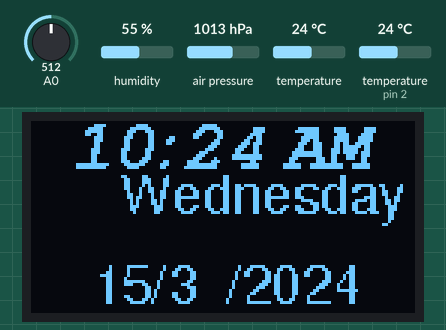
A sketch run on a simulated Arduino Uno, built with avr-gcc and run on an emulated ATmega328P. Parts: 128×64 one-colour display. Inputs (shaded band) come from the test bench; at power-on: humidity 55 %, air pressure 1013 hPa, temperature 24 °C, A0 = 512, temperature (sensor on pin 2) 24 °C. The local clock reads 2024-03-15 10:24:30 at power-on unless the sketch sets it.

Above: at 3.2 s.
3.3 s: humidity set to 22 %
At 13.6 s:
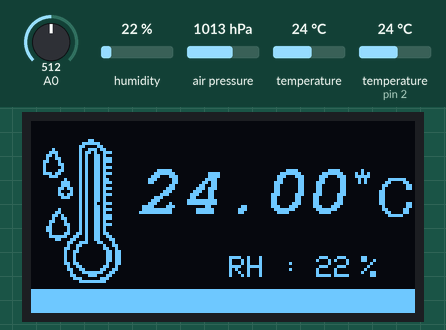
17.3 s: air pressure set to 952 hPa
At 27.7 s:
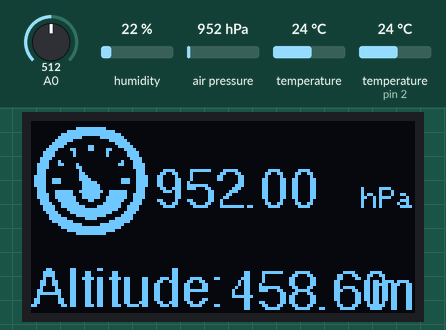
28.8 s: temperature (sensor 0) set to 12 °C
At 33.8 s:
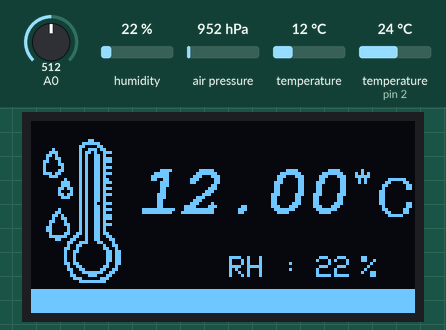
38.9 s: humidity set to 40 %
At 52.8 s:
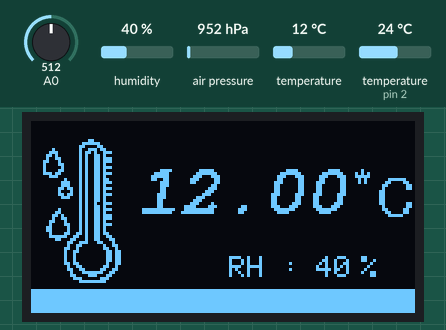
52.9 s: A0 set to 716
At 58.9 s:
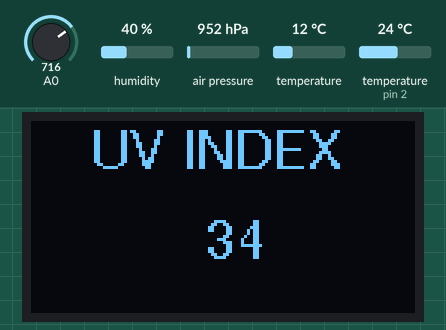
64.1 s: A0 set to 992
At 78.8 s:
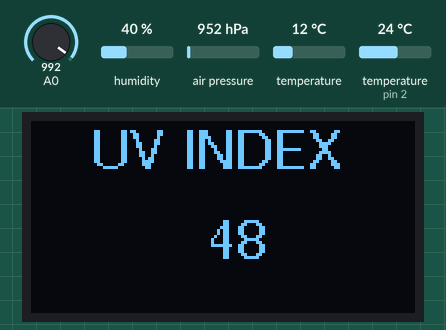
Timing chart, 0 to 79.1 s (numbered marks = the images above; inputs shaded):
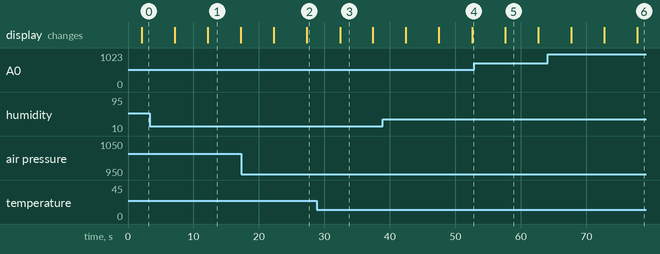

Measured:
- what the display in image 1 shows lasts 5.0 s, from 12.2 s to 17.2 s

The sketch:

wather_station.ino
```cpp
#include <Wire.h>
#include <SPI.h>
#include <Adafruit_BMP280.h>
#include <DS3231.h>
#include <DHT.h>

#include <Adafruit_GFX.h>
#include <Adafruit_SSD1306.h>
#include <Fonts/FreeSans9pt7b.h>
#include <Fonts/FreeMonoBoldOblique12pt7b.h>
//#include <Fonts/FreeMonoBoldOblique9pt7b.h>

#define SCREEN_WIDTH 128
#define SCREEN_HEIGHT 64
#define OLED_RESET     4
Adafruit_SSD1306 display(SCREEN_WIDTH, SCREEN_HEIGHT, &Wire, OLED_RESET);

#define BMP_SCK  (13)
#define BMP_MISO (12)
#define BMP_MOSI (11)
#define BMP_CS   (10)

DS3231 clock;
bool century = false;
bool h12Flag;
bool pmFlag;

Adafruit_BMP280 bmp(BMP_CS, BMP_MOSI, BMP_MISO,  BMP_SCK);

#define DHTPIN  2
#define DHTTYPE DHT11
DHT dht(DHTPIN, DHTTYPE);


const unsigned char PROGMEM frame0 [] = {0x00, 0x00, 0x00, 0x00, 0x00, 0x00, 0x00, 0x00, 0x00, 0x00, 0x00, 0x01, 0xFF, 0x80, 0x00, 0x00, 0x0F, 0xFF, 0xF0, 0x00, 0x00, 0x3F, 0xFF, 0xFC, 0x00, 0x00, 0x7F, 0x81, 0xFE, 0x00, 0x00, 0xFC, 0x00, 0x3F, 0x00, 0x01, 0xF0, 0x00, 0x0F, 0x80, 0x03, 0xE0, 0x18, 0x07, 0xC0, 0x07, 0x86, 0x18, 0x61, 0xE0, 0x0F, 0x02, 0x00, 0x40, 0xF0, 0x0F, 0x02, 0x00, 0x40, 0xF0, 0x1E, 0x00, 0x00, 0x00, 0x78, 0x1C, 0x40, 0x00, 0x02, 0x38, 0x3C, 0x61, 0x00, 0x06, 0x3C, 0x3C, 0x01, 0x80, 0x00, 0x3C, 0x38, 0x00, 0x80, 0x00, 0x1C, 0x38, 0x00, 0xC0, 0x00, 0x1C, 0x78, 0x00, 0xE0, 0x00, 0x1E, 0x79, 0xC0, 0xF0, 0x03, 0x9E, 0x79, 0xC0, 0x7C, 0x03, 0x9E, 0x78, 0x00, 0x7E, 0x00, 0x1E, 0x38, 0x00, 0x7E, 0x00, 0x1C, 0x38, 0xFC, 0xFF, 0x3F, 0x1C, 0x3C, 0xFC, 0x7E, 0x3F, 0x3C, 0x3C, 0xFE, 0x7E, 0x7F, 0x3C, 0x1C, 0x7E, 0x18, 0x7E, 0x38, 0x1E, 0x3F, 0x00, 0xFC, 0x78, 0x0F, 0x3F, 0xC3, 0xFC, 0xF0, 0x0F, 0x0F, 0xFF, 0xF8, 0xF0, 0x07, 0x87, 0xFF, 0xE1, 0xE0, 0x03, 0xC1, 0xFF, 0x83, 0xC0, 0x03, 0xF0, 0x3C, 0x0F, 0xC0, 0x01, 0xFC, 0x00, 0x3F, 0x80, 0x00, 0x7F, 0x81, 0xFE, 0x00, 0x00, 0x3F, 0xFF, 0xFC, 0x00, 0x00, 0x0F, 0xFF, 0xF0, 0x00, 0x00, 0x01, 0xFF, 0x80, 0x00, 0x00, 0x00, 0x00, 0x00, 0x00, 0x00, 0x00, 0x00, 0x00, 0x00, 0x00, 0x00, 0x00, 0x00, 0x00};
const unsigned char PROGMEM frame1 [] = {0x00, 0x00, 0x00, 0x00, 0x00, 0x00, 0x00, 0x18, 0x00, 0x00, 0x00, 0x00, 0x7E, 0x00, 0x00, 0x00, 0x00, 0xC3, 0x00, 0x00, 0x01, 0x00, 0x9D, 0x80, 0x00, 0x03, 0x80, 0xB4, 0xE0, 0x00, 0x06, 0x80, 0xA6, 0x80, 0x00, 0x04, 0xC0, 0xA6, 0xE0, 0x00, 0x0C, 0x40, 0xA6, 0xE0, 0x00, 0x08, 0x60, 0xA6, 0x80, 0x00, 0x08, 0x20, 0xA6, 0xE0, 0x00, 0x08, 0x60, 0xA6, 0x80, 0x00, 0x0E, 0xC0, 0xA6, 0xE0, 0x00, 0x03, 0x80, 0xA6, 0x80, 0x00, 0x00, 0x10, 0xA6, 0xC0, 0x00, 0x00, 0x38, 0xA6, 0xE0, 0x00, 0x00, 0x38, 0xA6, 0x80, 0x00, 0x00, 0x6C, 0xA6, 0xE0, 0x00, 0x00, 0x44, 0xA6, 0x80, 0x00, 0x00, 0x6C, 0xA6, 0xE0, 0x00, 0x00, 0x38, 0xA6, 0x80, 0x00, 0x00, 0x00, 0xA6, 0x80, 0x00, 0x00, 0x00, 0xA4, 0xE0, 0x00, 0x00, 0x00, 0xA6, 0x80, 0x00, 0x00, 0x40, 0xA6, 0xE0, 0x00, 0x00, 0xC0, 0xA6, 0x80, 0x00, 0x01, 0xA0, 0xA6, 0xE0, 0x00, 0x01, 0x30, 0xA6, 0xE0, 0x00, 0x03, 0x10, 0xA6, 0x80, 0x00, 0x02, 0x18, 0xA6, 0xE0, 0x00, 0x06, 0x08, 0xA6, 0x80, 0x00, 0x06, 0x08, 0xA6, 0x80, 0x00, 0x02, 0x19, 0xA6, 0xC0, 0x00, 0x03, 0xF3, 0x26, 0x60, 0x00, 0x00, 0xC6, 0x26, 0x30, 0x00, 0x00, 0x0C, 0xE3, 0x10, 0x00, 0x00, 0x09, 0x80, 0x98, 0x00, 0x00, 0x19, 0x00, 0xC8, 0x00, 0x00, 0x13, 0x00, 0x6C, 0x00, 0x00, 0x12, 0x00, 0x6C, 0x00, 0x00, 0x12, 0x00, 0x6C, 0x00, 0x00, 0x12, 0x00, 0x6C, 0x00, 0x00, 0x1B, 0x00, 0x4C, 0x00, 0x00, 0x09, 0x80, 0xC8, 0x00, 0x00, 0x0C, 0xC1, 0x98, 0x00, 0x00, 0x04, 0x7F, 0x30, 0x00, 0x00, 0x06, 0x1C, 0x60, 0x00, 0x00, 0x03, 0x81, 0xC0, 0x00, 0x00, 0x00, 0xFF, 0x80, 0x00, 0x00, 0x00, 0x00, 0x00, 0x00, 0x00, 0x00, 0x00, 0x00, 0x00};
const unsigned char PROGMEM frame2 [] = {0xFF, 0xFF, 0xFF, 0xFF, 0xFF, 0xFF, 0xFF, 0xFF, 0xFF, 0xFF, 0xFF, 0xFF, 0xFF, 0xFF, 0xFF, 0xFF, 0xFF, 0xFF, 0xFF, 0xFF, 0xFF, 0xFF, 0xFF, 0xFF, 0xFF, 0xFF, 0xFF, 0xFF, 0xFF, 0xFF, 0xFF, 0xFF, 0xFF, 0xFF, 0xFF, 0xFF, 0xFF, 0xFF, 0xFF, 0xFF, 0xFF, 0xFF, 0xFF, 0xFF, 0xFF, 0xFF, 0xFF, 0xFF, 0xFF, 0xFF, 0xFF, 0xFF, 0xFF, 0xFF, 0xFF, 0xFF, 0xFF, 0xFF, 0xFF, 0xFF, 0xFF, 0xFF, 0xFF, 0xFF, 0xFF, 0xFF, 0xFF, 0xFF, 0xFF, 0xFF, 0xFF, 0xFF, 0xFF, 0xFF, 0xFF, 0xFF, 0xFF, 0xFF, 0xFF, 0xFF, 0xFF, 0xFF, 0xFF, 0xFF, 0xFF, 0xFF, 0xFF, 0xFF, 0xFF, 0xFF, 0xFF, 0xFF, 0xFF, 0xFF, 0xFF, 0xFF, 0xFF, 0xFF, 0xFF, 0xFF, 0xFF, 0xFF, 0xFF, 0xFF, 0xFF, 0xFF, 0xFF, 0xFF, 0xFF, 0xFF, 0xFF, 0xFF, 0xFF, 0xFF, 0xFF, 0xFF, 0xFF, 0xFF, 0xFF, 0xFF, 0xFF, 0xFF, 0xFF, 0xFF, 0xFF, 0xFF, 0xFF, 0xFF, 0xFF, 0xFF, 0xFF, 0xFF, 0xFF, 0xFF, 0xFF, 0xFF, 0xFF, 0xFF, 0xFF, 0xFF, 0xFF, 0xFF, 0xFF, 0xFF, 0xFF, 0xFF, 0xFF, 0xFF, 0xFF, 0xFF, 0xFF, 0xFF, 0xFF, 0xFF, 0xFF, 0xFF, 0xFF, 0xFF, 0xFF, 0xFF, 0xFF, 0xFF, 0xFF, 0xFF, 0xFF, 0xFF, 0xFF, 0xFF, 0xFF, 0xFF, 0xFF, 0xFF, 0xFF, 0xFF, 0xFF, 0xFF, 0xFF, 0xFF, 0xFF, 0xFF, 0xFF, 0xFF, 0xFF, 0xFF, 0xFF, 0xFF, 0xFF, 0xFF, 0xFF, 0xFF, 0xFF, 0xFF, 0xFF, 0xFF, 0xFF, 0xFF, 0xFF, 0xFF, 0xFF, 0xFF, 0xFF, 0xFF, 0xFF, 0xFF, 0xFF, 0xFF, 0xFF, 0xFF, 0xFF, 0xFF, 0xFF, 0xFF, 0xFF, 0xFF, 0xFF, 0xFF, 0xFF, 0xFF, 0xFF, 0xFF, 0xFF, 0xFF, 0xFF, 0xFF, 0xFF, 0xFF, 0xFF, 0xFF, 0xFF, 0xFF, 0xFF, 0xFF, 0xFF, 0xFF, 0xFF, 0xFF, 0xFF, 0xFF, 0xFF, 0xFF, 0xFF, 0xFF, 0xFF, 0xFF, 0xFF, 0xFF, 0xFF, 0xFF, 0xFF, 0xFF, 0xFF, 0xFF, 0xFF, 0x80};


void setup() {
  Serial.begin(57600);
  if (!display.begin(SSD1306_SWITCHCAPVCC, 0x3C)) {
    Serial.println(F("SSD1306 failed"));
  }
  Wire.begin();
  dht.begin();
  if (!bmp.begin()) {
    Serial.println(F("Problem.bmp"));
    while (1) delay(10);
  }
  display.clearDisplay();
  display.setTextColor(WHITE);
  display.setTextSize(1);
  display.setCursor(0, 9);
  display.setFont(&FreeSans9pt7b);
  display.println("**** LOCAL ****");
  display.setCursor(0, 38);
  display.setFont(&FreeMonoBoldOblique12pt7b);
  display.println("wather");
  display.setCursor(27, 58);
  display.println("Station");
  display.display();
  delay(2000);


  bmp.setSampling(Adafruit_BMP280::MODE_NORMAL,     /* Operating Mode. */
                  Adafruit_BMP280::SAMPLING_X2,     /* Temp. oversampling */
                  Adafruit_BMP280::SAMPLING_X16,    /* Pressure oversampling */
                  Adafruit_BMP280::FILTER_X16,      /* Filtering. */
                  Adafruit_BMP280::STANDBY_MS_500); /* Standby time. */

}


void loop() {

  //Time
  display.clearDisplay();
  display.setTextColor(WHITE);
  display.setTextSize(1);
  display.setCursor(13, 15);
  display.setFont(&FreeMonoBoldOblique12pt7b);
  display.print(clock.getHour(h12Flag, pmFlag));
  display.setCursor(38, 15);
  display.println(":");
  display.setCursor(50, 15);
  display.println(clock.getMinute());
  display.setCursor(70, 15);
  if (pmFlag) {
    display.println(" PM");
  } else {
    display.println(" AM ");
  }
  display.setFont(&FreeSans9pt7b);

  display.setCursor(20, 60);
  display.println(clock.getDate());
  display.setCursor(40, 60);
  display.println("/");
  display.setCursor(46, 60);
  display.println(clock.getMonth(century));
  display.setCursor(65, 60);
  display.println("/");
  display.setCursor(70, 60);
  display.println("20");
  display.setCursor(90, 60);
  display.println(clock.getYear());
  display.setCursor(30, 30);
  display.setFont(&FreeSans9pt7b);
  switch (clock.getDoW()) {
    case 1:
      display.println("Saturday");
      break;
    case 2:
      display.println("Sunday");
      break;
    case 3:
      display.println("Monday");
      break;
    case 4:
      display.println("Tuesday");
      break;
    case 5:
      display.println("Wednesday");
      break;
    case 6:
      display.println("Thursday");
      break;
    case 7:
      display.println("Friday");
      break;
  }


  display.display();
  delay(5000);
  //P
  display.clearDisplay();
  display.drawBitmap(0, 0, frame0, 40, 40, 1);
  display.setFont(&FreeSans9pt7b);
  display.setCursor(41, 28);
  display.println(bmp.readPressure() / 100);
  display.setCursor(110, 28);
  display.setFont();
  display.println("hPa");
  display.setCursor(0, 55);
  display.setFont(&FreeSans9pt7b);
  display.println("Altitude:");
  display.setCursor(65, 62);
  display.println(bmp.readAltitude(1005.47));
  display.setCursor(113, 62);
  display.println("m");
  display.display();
  delay(5000);
  //T&RH
  display.clearDisplay();
  display.setFont(&FreeMonoBoldOblique12pt7b);
  display.drawBitmap(0, 5, frame1, 40, 51, 1);
  display.setCursor(35, 30);
  display.print(bmp.readTemperature());
  display.setFont(&FreeSans9pt7b);
  display.setCursor(102, 28);
  display.println(" *");
  display.setCursor(110, 31);
  display.println(" C");
  display.setFont();
  display.setCursor(66, 45);
  display.println("RH :");
  byte RH = dht.readHumidity();
  display.setCursor(95, 45);
  display.println(RH);
  display.setCursor(110, 45);
  display.println("%");
  display.drawBitmap(0, 56, frame2, 135, 15, 1);
  display.display();
  delay(5000);
  //UV
  display.clearDisplay();
  float sensorValue = analogRead(A0);
  float sensorVoltage = sensorValue / 1024 * 5.0;
  int UV_index = sensorVoltage / 0.1;
  display.setFont(&FreeSans9pt7b);
  display.setCursor(0, 15);
  display.print("    UV INDEX  ");
  display.setCursor(58, 45);
  display.println(UV_index);
  display.display();
  delay(5000);
}
```
